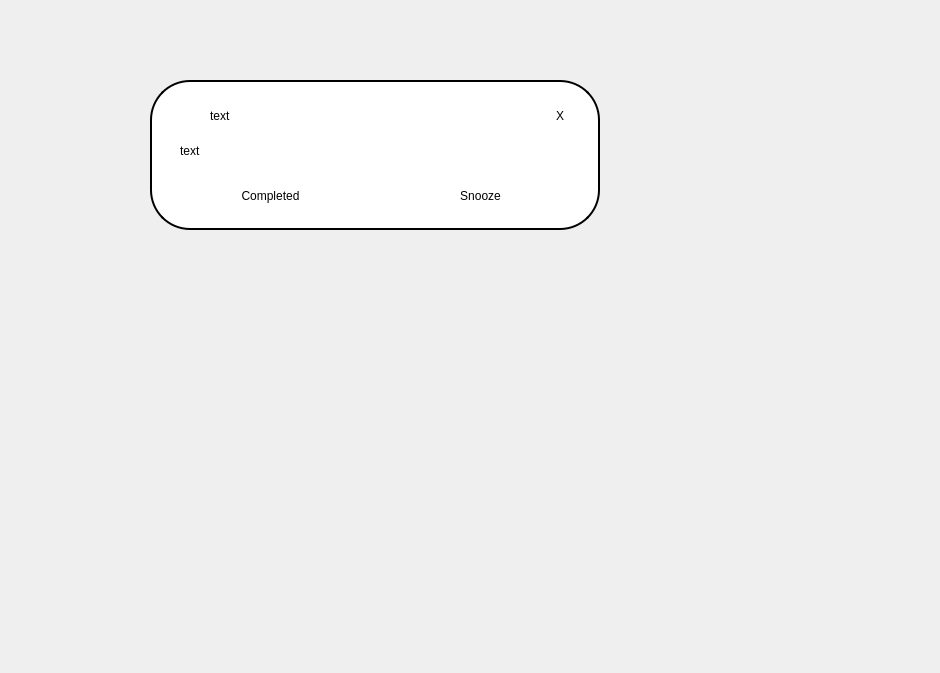
<?xml version="1.0" encoding="UTF-8"?>
<ui version="4.0">
 <class>MainWindow</class>
 <widget class="QMainWindow" name="MainWindow">
  <property name="geometry">
   <rect>
    <x>0</x>
    <y>0</y>
    <width>940</width>
    <height>673</height>
   </rect>
  </property>
  <property name="windowTitle">
   <string>MainWindow</string>
  </property>
  <widget class="QWidget" name="centralwidget">
   <widget class="QPushButton" name="back">
    <property name="geometry">
     <rect>
      <x>260</x>
      <y>180</y>
      <width>241</width>
      <height>41</height>
     </rect>
    </property>
    <property name="styleSheet">
     <string notr="true">font: 9pt &quot;SansSerif&quot;;
text-align: center;
background-color: rgb(255, 255, 255);
border-radius: 20px;</string>
    </property>
    <property name="text">
     <string>text</string>
    </property>
   </widget>
   <widget class="QLabel" name="label_10">
    <property name="geometry">
     <rect>
      <x>150</x>
      <y>80</y>
      <width>450</width>
      <height>150</height>
     </rect>
    </property>
    <property name="styleSheet">
     <string notr="true">background-color:rgb(255, 255, 255);
border: 2px solid black;
border-radius: 40px;	</string>
    </property>
    <property name="text">
     <string/>
    </property>
   </widget>
   <widget class="QLabel" name="appName">
    <property name="geometry">
     <rect>
      <x>210</x>
      <y>100</y>
      <width>331</width>
      <height>31</height>
     </rect>
    </property>
    <property name="styleSheet">
     <string notr="true">font: 12pt &quot;SansSerif&quot;;
color: black;</string>
    </property>
    <property name="text">
     <string>text</string>
    </property>
   </widget>
   <widget class="QLabel" name="close">
    <property name="geometry">
     <rect>
      <x>556</x>
      <y>100</y>
      <width>20</width>
      <height>31</height>
     </rect>
    </property>
    <property name="styleSheet">
     <string notr="true">font: 13pt &quot;SansSerif&quot;;
color: black;</string>
    </property>
    <property name="text">
     <string>X</string>
    </property>
   </widget>
   <widget class="QLabel" name="tname">
    <property name="geometry">
     <rect>
      <x>180</x>
      <y>130</y>
      <width>391</width>
      <height>41</height>
     </rect>
    </property>
    <property name="styleSheet">
     <string notr="true">font: 12pt &quot;SansSerif&quot;;
color: black;</string>
    </property>
    <property name="text">
     <string>text</string>
    </property>
   </widget>
   <widget class="QPushButton" name="completed">
    <property name="geometry">
     <rect>
      <x>190</x>
      <y>180</y>
      <width>161</width>
      <height>32</height>
     </rect>
    </property>
    <property name="styleSheet">
     <string notr="true">font: 9pt &quot;SansSerif&quot;;
color: black;
text-align: center;
background-color:rgb(255, 255, 255);
border-radius: 15px;</string>
    </property>
    <property name="text">
     <string>Completed</string>
    </property>
   </widget>
   <widget class="QPushButton" name="snoozed">
    <property name="geometry">
     <rect>
      <x>400</x>
      <y>180</y>
      <width>161</width>
      <height>32</height>
     </rect>
    </property>
    <property name="styleSheet">
     <string notr="true">font: 9pt &quot;SansSerif&quot;;
color: black;
text-align: center;
background-color:rgb(255, 255, 255);
border-radius: 15px;</string>
    </property>
    <property name="text">
     <string>Snooze</string>
    </property>
   </widget>
  </widget>
 </widget>
 <resources/>
 <connections/>
</ui>
